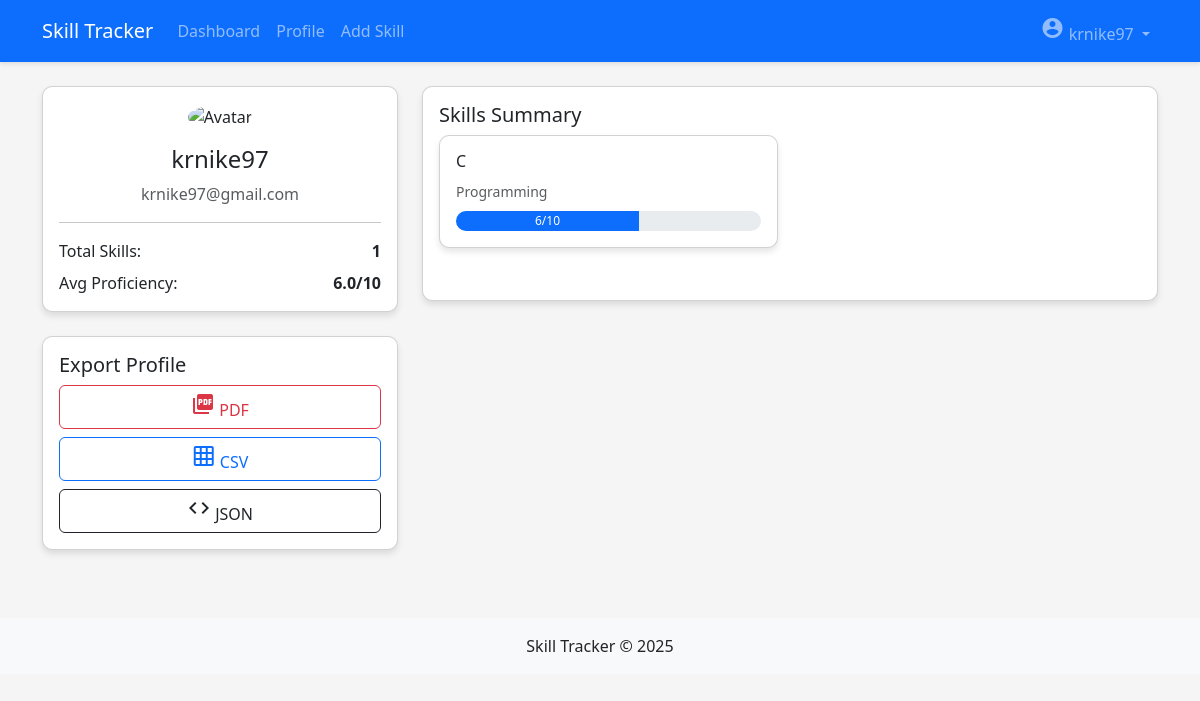
The page /profile/ (signed in) on the database as committed earlier.
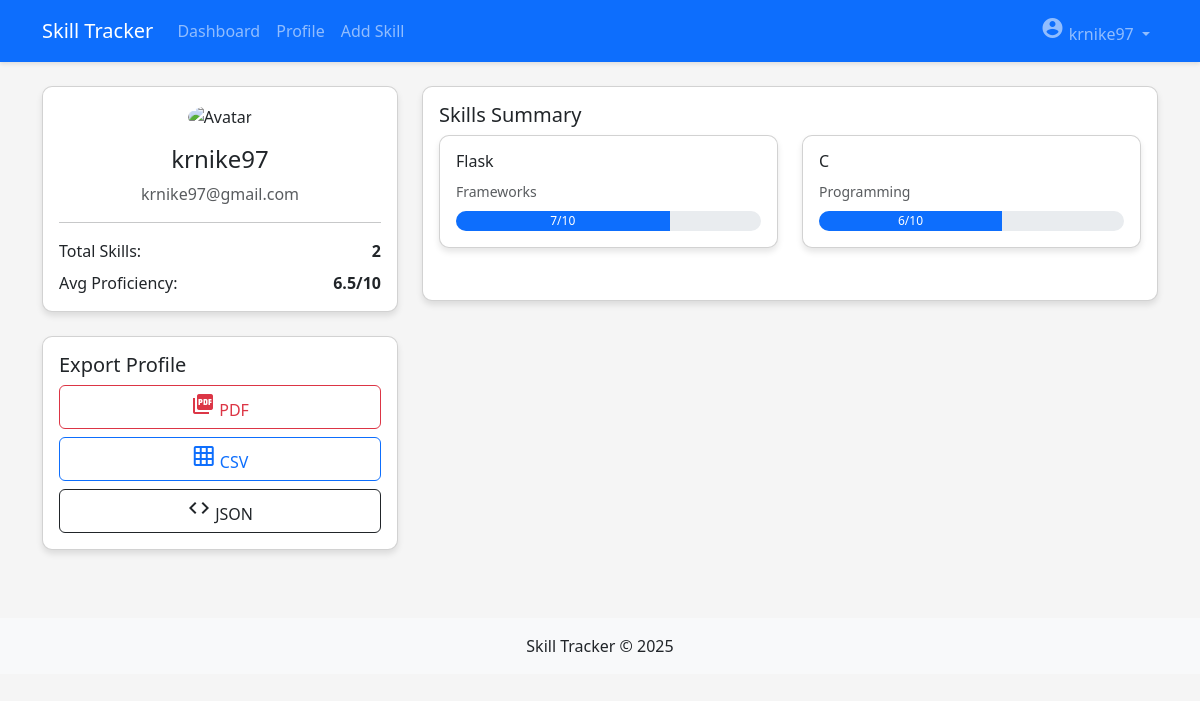
The same page on the database as committed later.
### skills/models.py (models this page shows, shortened)
class Skill(models.Model):
    CATEGORY_CHOICES = [
        ('Programming', 'Programming'),
        ('Frameworks', 'Frameworks'),
        ('Databases', 'Databases'),
        ('DevOps', 'DevOps'),
        ('Design', 'Design'),
        ('Others', 'Others'),
    ]
    user = models.ForeignKey(User, on_delete=models.CASCADE)
    name = models.CharField(max_length=100)
    category = models.CharField(max_length=20, choices=CATEGORY_CHOICES)
    proficiency = models.IntegerField(
        validators=[MinValueValidator(1), MaxValueValidator(10)]
    )
    created_at = models.DateTimeField(auto_now_add=True)
    updated_at = models.DateTimeField(auto_now=True)
    class Meta:
        ordering = ['-proficiency', 'name']

### skills/views.py (the view)
# urls.py: path('profile/', views.profile, name='profile'),
@login_required
def profile(request):
    skills = Skill.objects.filter(user=request.user)
    total_skills = skills.count()
    if total_skills > 0:
        avg_proficiency = sum(skill.proficiency for skill in skills) / total_skills
    else:
        avg_proficiency = 0
    context = {
        'user': request.user,
        'skills': skills,
        'total_skills': total_skills,
        'avg_proficiency': round(avg_proficiency, 1),
    }
    return render(request, 'profile.html', context)

### skills/templatetags/custom_filters.py (called while the page is built)
@register.filter
def multiply(value, arg):
    return value * arg

### templates/profile.html (shortened to what this page needs)
{% extends "base.html" %}
{% load static custom_filters %}
{% block content %}
<div class="row">
    <div class="col-md-4">
        <div class="card">
            <div class="card-body text-center">
                <div class="mb-3">
                    <img src="{% static 'images/default-avatar.png' %}" class="rounded-circle" width="100" alt="Avatar">
                </div>
                <h4>{{ user.username }}</h4>
                <p class="text-muted">{{ user.email }}</p>
                <hr>
                <div class="d-flex justify-content-between mb-2">
                    <span>Total Skills:</span>
                    <span class="fw-bold">{{ total_skills|default:"0" }}</span>
                </div>
                <div class="d-flex justify-content-between">
                    <span>Avg Proficiency:</span>
                    <span class="fw-bold">{{ avg_proficiency|default:"0" }}/10</span>
                </div>
            </div>
        </div>
        <div class="card mt-4">
            <div class="card-body">
                <h5 class="card-title">Export Profile</h5>
                <div class="d-grid gap-2">
                    <a href="{% url 'export_profile' 'pdf' %}" class="btn btn-outline-danger">
                        <i class="material-icons">picture_as_pdf</i> PDF
                    </a>
                    <a href="{% url 'export_profile' 'csv' %}" class="btn btn-outline-primary">
                        <i class="material-icons">grid_on</i> CSV
                    </a>
                    <a href="{% url 'export_profile' 'json' %}" class="btn btn-outline-dark">
                        <i class="material-icons">code</i> JSON
                    </a>
                </div>
            </div>
        </div>
    </div>
    <div class="col-md-8">
        <div class="card">
            <div class="card-body">
                <h5 class="card-title">Skills Summary</h5>
                {% if skills %}
                <div class="row">
                    {% for skill in skills %}
                    <div class="col-md-6 mb-3">
                        <div class="card">
                            <div class="card-body">
                                <h6>{{ skill.name }}</h6>
                                <small class="text-muted">{{ skill.get_category_display }}</small>
                                <div class="progress skill-progress mt-2">
                                    <div class="progress-bar" role="progressbar"
                                         style="width: {{ skill.proficiency|multiply:10 }}%"
                                         aria-valuenow="{{ skill.proficiency }}"
                                         aria-valuemin="1"
                                         aria-valuemax="10">
                                        {{ skill.proficiency }}/10
                                    </div>
                                </div>
                            </div>
                        </div>
                    </div>
                    {% endfor %}
                </div>
                {% else %}
                <p class="text-muted">No skills added yet. <a href="{% url 'add_skill' %}">Add your first skill</a>.</p>
                {% endif %}
            </div>
        </div>
    </div>
</div>
{% endblock %}

### templates/base.html (shortened to what this page needs)
<!DOCTYPE html>
<html lang="en">
<head>
    <link href="https://cdn.jsdelivr.net/npm/bootstrap@5.3.0/dist/css/bootstrap.min.css" rel="stylesheet">
</head>
<body>
    <nav class="navbar navbar-expand-lg navbar-dark bg-primary">
        <div class="container">
            <a class="navbar-brand" href="{% url 'dashboard' %}">Skill Tracker</a>
            <div class="collapse navbar-collapse" id="navbarNav">
                <ul class="navbar-nav me-auto">
                    <li class="nav-item">
                        <a class="nav-link" href="{% url 'dashboard' %}">Dashboard</a>
                    </li>
                    <li class="nav-item">
                        <a class="nav-link" href="{% url 'profile' %}">Profile</a>
                    </li>
                    <li class="nav-item">
                        <a class="nav-link" href="{% url 'add_skill' %}">Add Skill</a>
                    </li>
                </ul>
                <ul class="navbar-nav">
                    {% if user.is_authenticated %}
                    <li class="nav-item dropdown">
                        <a class="nav-link dropdown-toggle" href="#" id="navbarDropdown" role="button" data-bs-toggle="dropdown">
                            <i class="material-icons">account_circle</i> {{ user.username }}
                        </a>
                    </li>
                    {% endif %}
                </ul>
            </div>
        </div>
    </nav>
    <div class="container mt-4">
        {% block content %}{% endblock %}
    </div>
    <footer class="mt-5 py-3 bg-light">
        <div class="container text-center">
            <p class="mb-0">Skill Tracker &copy; {% now "Y" %}</p>
        </div>
    </footer>
</body>
</html>

### templates/base.html (style rules this page uses)
body { background-color: #f5f5f5; }
.card { border-radius: 10px; box-shadow: 0 4px 6px rgba(0, 0, 0, 0.1); margin-bottom: 20px; }
.navbar { box-shadow: 0 2px 4px rgba(0, 0, 0, 0.1); }
.skill-progress { height: 20px; border-radius: 10px; }

Rows that differ between the two databases and show on the page:
added Skill: name "Flask", category "Frameworks", proficiency "7"
Other text that changed with them:
{{ total_skills|default:"0" }}: "1" → "2"
{{ avg_proficiency|default:"0" }}: "6.0" → "6.5"
